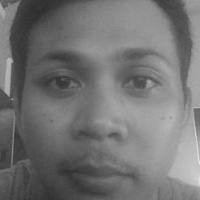
#> input picture data/known_faces_opencv/Iwan Cilibur/Iwan Cilibur_1.jpg, 200 x 200 px
$ python recognize_face_opencv.py
#> lines starting #> are read from the running program, lines starting #| are printed output that depends on the picture; after the words box and inside, x2 and y2 are one past the last pixel; in counts of white or black regions, pixels touching at a corner belong together
import cv2
import os
import numpy as np
import time
import paho.mqtt.client as mqtt

# MQTT Configuration
MQTT_BROKER = "broker.emqx.io"
MQTT_PORT = 1883
MQTT_TOPIC = "facerecognition/doorlock/open"

DATA_DIR = "data/known_faces_opencv"  # Struktur: data/known_faces_opencv/<nama>/*.jpg

def prepare_training_data(data_folder_path):
#> called with data_folder_path = 'data/known_faces_opencv'
    faces = []
    labels = []
    label_map = {}
    current_label = 0

    if not os.path.exists(data_folder_path):
        print(f"Folder data '{data_folder_path}' belum ada. Silakan buat dan tambahkan gambar wajah.")
        return faces, labels, label_map

    for name in os.listdir(data_folder_path):
        person_dir = os.path.join(data_folder_path, name)
        if not os.path.isdir(person_dir):
            continue
        label_map[current_label] = name
        for img_name in os.listdir(person_dir):
            img_path = os.path.join(person_dir, img_name)
            img = cv2.imread(img_path, cv2.IMREAD_GRAYSCALE)
#> img is the input picture: shape (200, 200); min 46, max 241, mean 115.1
            if img is None:
                continue
            faces.append(img)
            labels.append(current_label)
        current_label += 1
#> current_label = 1
    return faces, labels, label_map

def print_instructions():
    """Menampilkan instruksi penggunaan program"""
    print("\n=== Program Pengenalan Wajah dengan OpenCV ===")
    print("Cara penggunaan:")
    print("1. Tambahkan gambar wajah ke folder data/known_faces_opencv/<nama>/")
    print("2. Program akan mengenali wajah yang sudah terdaftar")
    print("3. Tekan 'q' untuk keluar dari program")
    print("================================================\n")

def main():
    print_instructions()
    # Pastikan folder data ada
    if not os.path.exists(DATA_DIR):
        os.makedirs(DATA_DIR, exist_ok=True)
        print(f"Folder {DATA_DIR} telah dibuat.")

    # Load training data
    faces, labels, label_map = prepare_training_data(DATA_DIR)
    if len(faces) == 0:
        print("Belum ada wajah terdaftar. Silakan tambahkan gambar ke data/known_faces_opencv/<nama>/*.jpg")
        print("Gunakan script 'add_face_opencv.py' untuk menambah data wajah dari webcam.")
        return

    # Train LBPH recognizer
    recognizer = cv2.face.LBPHFaceRecognizer_create()
    recognizer.train(faces, np.array(labels))

    # Load face detector
    face_cascade = cv2.CascadeClassifier(cv2.data.haarcascades + "haarcascade_frontalface_default.xml")

    # Setup MQTT client
    mqtt_client = mqtt.Client()
    try:
        mqtt_client.connect(MQTT_BROKER, MQTT_PORT, 60)
        mqtt_client.loop_start()
        print(f"Terhubung ke MQTT broker {MQTT_BROKER}:{MQTT_PORT}")
    except Exception as e:
        print(f"Error connect MQTT broker: {e}")
        return

    # Coba buka kamera
    cap = cv2.VideoCapture(0)
    if not cap.isOpened():
        print("Error: Tidak dapat mengakses kamera. Pastikan kamera terhubung dan tidak digunakan aplikasi lain.")
        return

    print("Kamera berhasil dibuka. Tekan 'q' untuk keluar.")

    prev_time = time.time()
    fps = 0

    while True:
        start_time = time.time()
        ret, frame = cap.read()
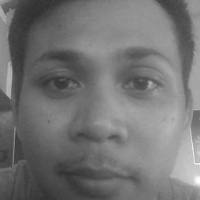
#> input picture data/known_faces_opencv/Iwan Cilibur/Iwan Cilibur_12.jpg, 200 x 200 px, given in place of the camera
#> frame is the input picture: shape (200, 200, 3); min 49, max 253, mean 115.5
        if not ret:
            break
        gray = cv2.cvtColor(frame, cv2.COLOR_BGR2GRAY)
        faces_rects = face_cascade.detectMultiScale(gray, scaleFactor=1.1, minNeighbors=5)
#> faces_rects = [[13, 11, 174, 174]]

        for (x, y, w, h) in faces_rects:
            face_roi = gray[y:y+h, x:x+w]
            face_roi_resized = cv2.resize(face_roi, (faces[0].shape[1], faces[0].shape[0]))  # Resize ke ukuran training
            label, confidence = recognizer.predict(face_roi_resized)
            # Jika confidence < 50, tampilkan "Tidak dikenali" (merah), jika tidak, tampilkan nama (hijau)
            if confidence < 50:
                name = "Tidak dikenali"
                color = (0, 0, 255)  # Merah (BGR)
            else:
                name = label_map.get(label, "Unknown")
                color = (0, 255, 0)  # Hijau (BGR)
                # Publish MQTT message when face is recognized
                mqtt_client.publish(MQTT_TOPIC, payload=name)
            cv2.rectangle(frame, (x, y), (x+w, y+h), color, 2)
            cv2.putText(frame, f"{name} ({confidence:.0f})", (x, y-10), cv2.FONT_HERSHEY_SIMPLEX, 0.9, color, 2)
#> this loop made 1 pass
#> (x, y, w, h, label, confidence, name, color) on pass 1: (13, 11, 174, 174, 0, 38.87, 'Tidak dikenali', (0, 0, 255))
#> pass 1, in main, `face_roi = gray[y:y+h, x:x+w]`:
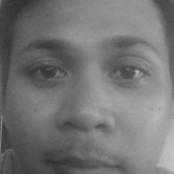
#> face_roi: shape (174, 174); min 49, max 198, mean 116.1
#> after the loop:
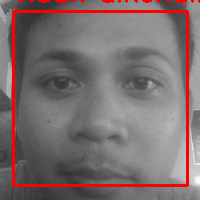
#> frame: shape (200, 200, 3); 5.75% of pixels changed, all inside (x1, y1, x2, y2) = (12, 0, 200, 187)

        # Hitung FPS
        end_time = time.time()
        fps = 1 / (end_time - start_time) if (end_time - start_time) > 0 else 0
        cv2.putText(frame, f"FPS: {fps:.2f}", (10, 30), cv2.FONT_HERSHEY_SIMPLEX, 0.9, (255, 255, 0), 2)
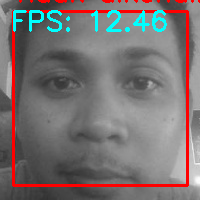
#> frame: shape (200, 200, 3); 2.48% of pixels changed, all inside (x1, y1, x2, y2) = (13, 10, 167, 32)

        cv2.imshow("Face Recognition (OpenCV)", frame)
        if cv2.waitKey(1) & 0xFF == ord('q'):
#> (key q is pressed here)
            break
    cap.release()
    cv2.destroyAllWindows()
    mqtt_client.loop_stop()
    mqtt_client.disconnect()

if __name__ == "__main__":
    main()
